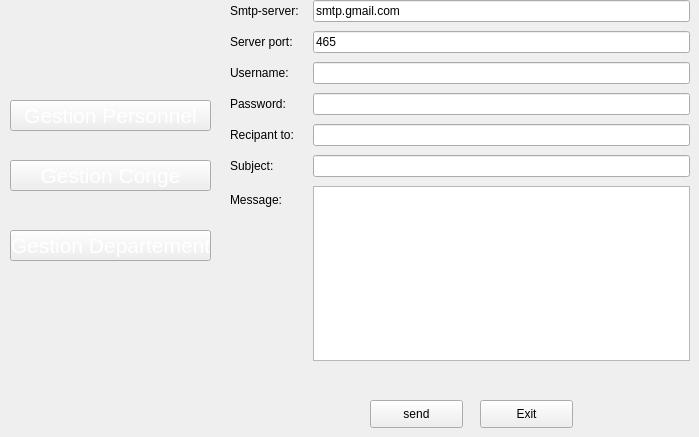
   <widget class="QWidget" name="page_9">
    <widget class="QLabel" name="label_14">
     <property name="geometry">
      <rect>
       <x>230</x>
       <y>155</y>
       <width>48</width>
       <height>22</height>
      </rect>
     </property>
     <property name="text">
      <string>Subject:</string>
     </property>
    </widget>
    <widget class="QLabel" name="label_20">
     <property name="geometry">
      <rect>
       <x>230</x>
       <y>31</y>
       <width>70</width>
       <height>22</height>
      </rect>
     </property>
     <property name="text">
      <string>Server port:</string>
     </property>
    </widget>
    <widget class="QLineEdit" name="server">
     <property name="geometry">
      <rect>
       <x>313</x>
       <y>0</y>
       <width>377</width>
       <height>22</height>
      </rect>
     </property>
     <property name="text">
      <string>smtp.gmail.com</string>
     </property>
    </widget>
    <widget class="QPushButton" name="exitBtn">
     <property name="geometry">
      <rect>
       <x>480</x>
       <y>400</y>
       <width>93</width>
       <height>28</height>
      </rect>
     </property>
     <property name="text">
      <string>Exit</string>
     </property>
    </widget>
    <widget class="QLabel" name="label_17">
     <property name="geometry">
      <rect>
       <x>230</x>
       <y>93</y>
       <width>60</width>
       <height>22</height>
      </rect>
     </property>
     <property name="text">
      <string>Password:</string>
     </property>
    </widget>
    <widget class="QLineEdit" name="paswd">
     <property name="geometry">
      <rect>
       <x>313</x>
       <y>93</y>
       <width>377</width>
       <height>22</height>
      </rect>
     </property>
     <property name="inputMask">
      <string/>
     </property>
     <property name="echoMode">
      <enum>QLineEdit::Password</enum>
     </property>
    </widget>
    <widget class="QLineEdit" name="subject">
     <property name="geometry">
      <rect>
       <x>313</x>
       <y>155</y>
       <width>377</width>
       <height>22</height>
      </rect>
     </property>
    </widget>
    <widget class="QLineEdit" name="rcpt">
     <property name="geometry">
      <rect>
       <x>313</x>
       <y>124</y>
       <width>377</width>
       <height>22</height>
      </rect>
     </property>
    </widget>
    <widget class="QPlainTextEdit" name="msg">
     <property name="geometry">
      <rect>
       <x>313</x>
       <y>186</y>
       <width>377</width>
       <height>175</height>
      </rect>
     </property>
    </widget>
    <widget class="QPushButton" name="sendBtn">
     <property name="geometry">
      <rect>
       <x>370</x>
       <y>400</y>
       <width>93</width>
       <height>28</height>
      </rect>
     </property>
     <property name="styleSheet">
      <string notr="true"/>
     </property>
     <property name="text">
      <string>send</string>
     </property>
    </widget>
    <widget class="QLabel" name="label_16">
     <property name="geometry">
      <rect>
       <x>230</x>
       <y>186</y>
       <width>55</width>
       <height>28</height>
      </rect>
     </property>
     <property name="text">
      <string>Message:</string>
     </property>
    </widget>
    <widget class="QLineEdit" name="uname">
     <property name="geometry">
      <rect>
       <x>313</x>
       <y>62</y>
       <width>377</width>
       <height>22</height>
      </rect>
     </property>
    </widget>
    <widget class="QLabel" name="label_18">
     <property name="geometry">
      <rect>
       <x>230</x>
       <y>124</y>
       <width>69</width>
       <height>22</height>
      </rect>
     </property>
     <property name="text">
      <string>Recipant to:</string>
     </property>
    </widget>
    <widget class="QLabel" name="label_15">
     <property name="geometry">
      <rect>
       <x>230</x>
       <y>62</y>
       <width>63</width>
       <height>22</height>
      </rect>
     </property>
     <property name="text">
      <string>Username:</string>
     </property>
    </widget>
    <widget class="QLineEdit" name="port">
     <property name="geometry">
      <rect>
       <x>313</x>
       <y>31</y>
       <width>377</width>
       <height>22</height>
      </rect>
     </property>
     <property name="text">
      <string>465</string>
     </property>
    </widget>
    <widget class="QLabel" name="label_19">
     <property name="geometry">
      <rect>
       <x>230</x>
       <y>0</y>
       <width>76</width>
       <height>22</height>
      </rect>
     </property>
     <property name="text">
      <string>Smtp-server:</string>
     </property>
    </widget>
    <widget class="QPushButton" name="pushButton_278">
     <property name="geometry">
      <rect>
       <x>10</x>
       <y>100</y>
       <width>201</width>
       <height>31</height>
      </rect>
     </property>
     <property name="font">
      <font>
       <pointsize>16</pointsize>
       <weight>50</weight>
       <bold>false</bold>
      </font>
     </property>
     <property name="styleSheet">
      <string notr="true">color: rgb(255, 255, 255);
</string>
     </property>
     <property name="text">
      <string>Gestion Personnel</string>
     </property>
    </widget>
    <widget class="QPushButton" name="pushButton_279">
     <property name="geometry">
      <rect>
       <x>10</x>
       <y>160</y>
       <width>201</width>
       <height>31</height>
      </rect>
     </property>
     <property name="font">
      <font>
       <pointsize>16</pointsize>
       <weight>50</weight>
       <bold>false</bold>
      </font>
     </property>
     <property name="styleSheet">
      <string notr="true">color: rgb(255, 255, 255);
</string>
     </property>
     <property name="text">
      <string>Gestion Conge</string>
     </property>
    </widget>
    <widget class="QPushButton" name="pushButton_280">
     <property name="geometry">
      <rect>
       <x>10</x>
       <y>230</y>
       <width>201</width>
       <height>31</height>
      </rect>
     </property>
     <property name="font">
      <font>
       <pointsize>16</pointsize>
       <weight>50</weight>
       <bold>false</bold>
      </font>
     </property>
     <property name="styleSheet">
      <string notr="true">color: rgb(255, 255, 255);
background-image: url(:/new/prefix1/img/selected2.png);
</string>
     </property>
     <property name="text">
      <string>Gestion Departement</string>
     </property>
    </widget>
   </widget>
